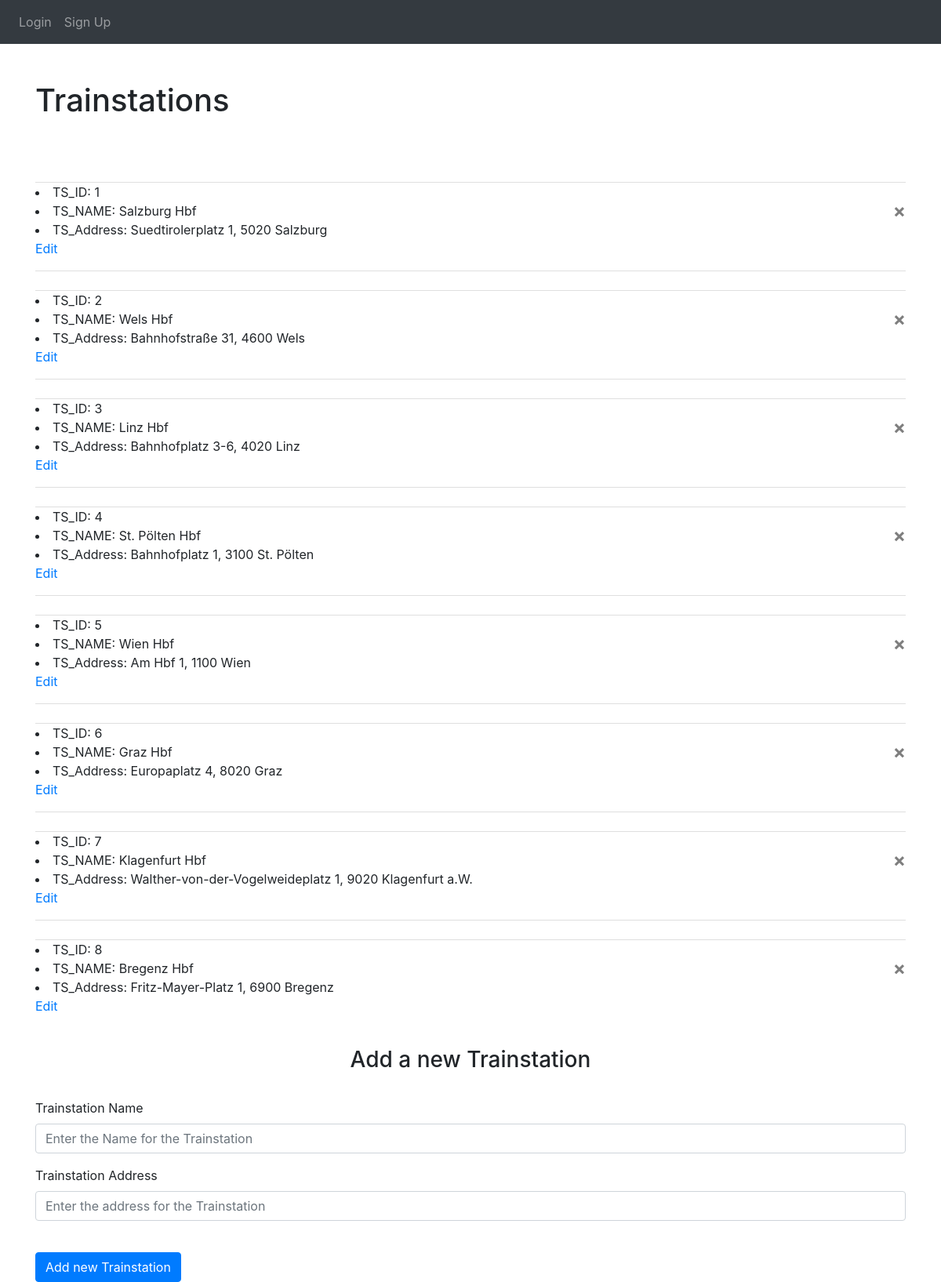
The app's page /all_trainstations with its own data.
### website/models.py (models this page shows, shortened)
class TrainstationModel(db.Model):
    id = db.Column(db.Integer, primary_key=True)
    name = db.Column(db.String(100), nullable=False)
    address = db.Column(db.String(100), nullable=False)

### website/views.py (the view, shortened to what this page needs)
@views.route('/all_trainstations', methods=['GET', 'POST'])
def get_all_trainstations():
    all_trainstations = TrainstationModel.query.all()
    return render_template("trainstations.html", user=current_user, all_trainstations=all_trainstations)

### website/templates/trainstations.html (shortened to what this page needs)
{% extends "base.html" %}
{% block content %}
    <h1 class="py-5">Trainstations</h1>
    <u1 class="list-group list-group-flush" id="trainstation-list">
        {% for ts in all_trainstations %}
            <li class="list-group-item">
                <li>
                    <span class="field-name">TS_ID:</span>
                    <span class="field-value">{{ ts.id }}</span>
                </li>
                <li>
                    <span class="field-name">TS_NAME:   </span>
                    <span class="field-value">{{ ts.name }}</span>
                    <button type="button" class="close" onClick="deleteTrainstation({{ ts.id }})">
                        <span aria-hidden="true">&times;</span>
                    </button>
                </li>
                <li>
                    <span class="field-name">TS_Address:</span>
                    <span class="field-value">{{ ts.address }}</span>
                    <p><a href="/edit_trainstations/{{ ts.id }}">Edit</a></p>
                </li>
            </li>
        {% endfor %}
    </u1>
<br />
<form method="POST">
  <h3 align="center">Add a new Trainstation</h3>
  <br />
  <div class="form-group">
    <label for="ts_name">Trainstation Name</label>
    <input
      type="text"
      class="form-control"
      id="ts_name"
      name="ts_name"
      placeholder="Enter the Name for the Trainstation"
    />
  </div>
  <div class="form-group">
    <label for="ts_address">Trainstation Address</label>
    <input
      type="text"
      class="form-control"
      id="ts_address"
      name="ts_address"
      placeholder="Enter the address for the Trainstation"
    />
  </div>
  <br />
  <button type="add" class="btn btn-primary">Add new Trainstation</button>
</form>
{% endblock %}

### records on screen
TrainstationModel: id "1", name "Salzburg Hbf", address "Suedtirolerplatz 1, 5020 Salzburg"
TrainstationModel: id "2", name "Wels Hbf", address "Bahnhofstraße 31, 4600 Wels"
TrainstationModel: id "3", name "Linz Hbf", address "Bahnhofplatz 3-6, 4020 Linz"
TrainstationModel: id "4", name "St. Pölten Hbf", address "Bahnhofplatz 1, 3100 St. Pölten"
TrainstationModel: id "5", name "Wien Hbf", address "Am Hbf 1, 1100 Wien"
TrainstationModel: id "6", name "Graz Hbf", address "Europaplatz 4, 8020 Graz"
TrainstationModel: id "7", name "Klagenfurt Hbf", address "Walther-von-der-Vogelweideplatz 1, 9020 Klagenfurt a.W."
TrainstationModel: id "8", name "Bregenz Hbf", address "Fritz-Mayer-Platz 1, 6900 Bregenz"
